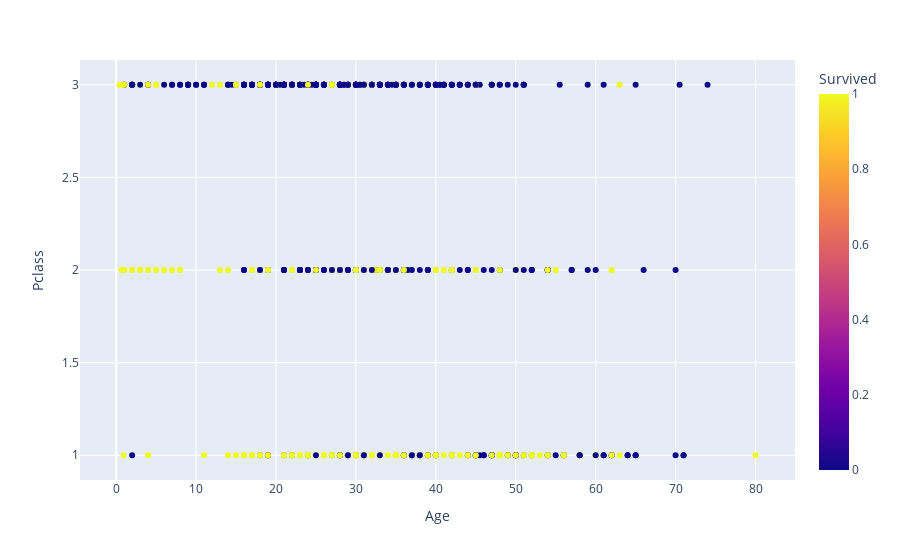

Write notebook code for a chart like this one.
### Code cell
px.scatter(df, x="Age", y="Pclass", color="Survived")

### Figure 1 — Plotly figure (JSON) as saved in the notebook; plotly's stock layout.template omitted (floating-point values rounded to 4 significant figures; data arrays with more than 128 entries replaced by an {"elided": "..."} marker saying what was removed)
{"data": [{"hovertemplate": "Age=%{x}<br>Pclass=%{y}<br>Survived=%{marker.color}<extra></extra>", "legendgroup": "", "marker": {"color": {"elided": "891 int values"}, "coloraxis": "coloraxis", "symbol": "circle"}, "mode": "markers", "name": "", "orientation": "v", "showlegend": false, "type": "scatter", "x": {"elided": "891 float values"}, "xaxis": "x", "y": {"elided": "891 int values"}, "yaxis": "y"}], "layout": {"coloraxis": {"colorbar": {"title": {"text": "Survived"}}, "colorscale": [[0, "#0d0887"], [0.1111, "#46039f"], [0.2222, "#7201a8"], [0.3333, "#9c179e"], [0.4444, "#bd3786"], [0.5556, "#d8576b"], [0.6667, "#ed7953"], [0.7778, "#fb9f3a"], [0.8889, "#fdca26"], [1, "#f0f921"]]}, "legend": {"tracegroupgap": 0}, "margin": {"t": 60}, "xaxis": {"anchor": "y", "domain": [0, 1], "title": {"text": "Age"}}, "yaxis": {"anchor": "x", "domain": [0, 1], "title": {"text": "Pclass"}}}}
